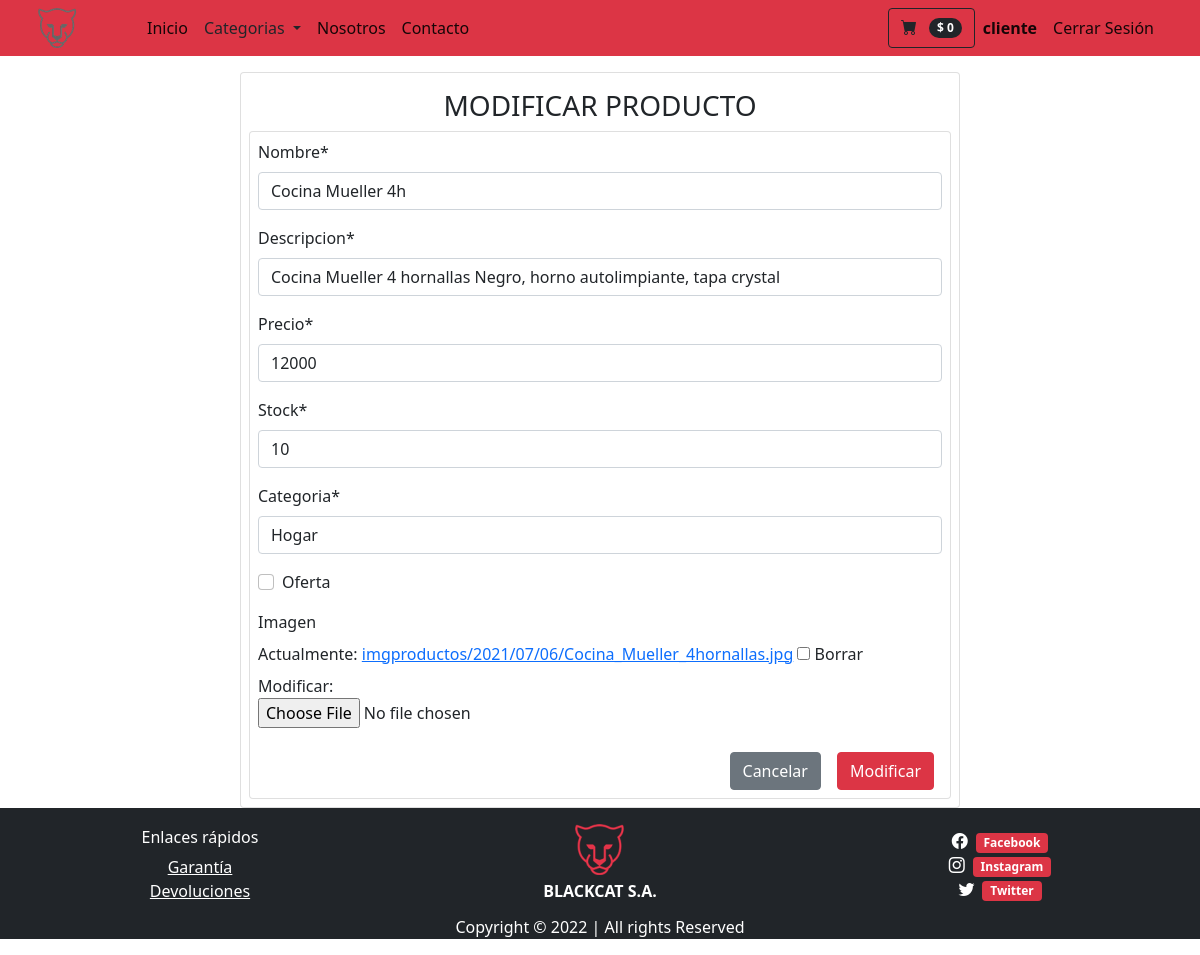
The app's page /editproducto/30/ (signed in) with its own data.
### tienda/models.py (models this page shows, shortened)
class Productos(models.Model):
    nombre = models.CharField(max_length=100)
    imagen = models.ImageField(upload_to='imgproductos/%Y/%m/%d', blank=True)
    descripcion = models.CharField(max_length=500)
    precio = models.IntegerField()
    stock = models.IntegerField(null=True, default=0)
    categoria = models.ForeignKey(Categorias, on_delete=models.PROTECT)
    oferta = models.BooleanField(default=False)
    class Meta:
        db_table = 'productos'
        verbose_name = 'Producto'
        verbose_name_plural = 'Productos'
        ordering = ['id']

class Categorias(models.Model):
    nombre = models.CharField(max_length=100)
    def __str__(self):
        return self.nombre
    class Meta:
        db_table = "categorias"
        verbose_name = 'Categoria'
        verbose_name_plural = 'Categorias'
        ordering = ['id']

### tienda/views.py (the view, shortened to what this page needs)
# urls.py: path('editproducto/<id>/', views.editarProducto, name='editproducto'),
@login_required(login_url='/login')
def editarProducto(request, id):
    producto = get_object_or_404(Productos, id=id)
    data = {
        'form': ProductoForm(instance=producto)
    }
    return render(request, 'producto/modificar.html', data)

### tienda/forms.py
class ProductoForm(forms.ModelForm):
    class Meta:
        model = Productos
        fields = ["nombre", "descripcion", "precio", "stock", "categoria", "oferta", "imagen"]

### tienda/context_processors.py (called while the page is built)
def extras(request):
	lista_categorias = Categorias.objects.all().order_by('nombre')
	return {'categorias':lista_categorias}

def importe_total_carro(request):
	total=0
	if request.user.is_authenticated:
		if "carro" in request.session:
			for key, value in request.session["carro"].items():
				total= total + int(value["precio"])
	return {"importe_total_carro":total}

### templates/producto/modificar.html (shortened to what this page needs)
{% extends 'layouts/tienda.html' %} {% block content %}
<div class="container-fluid">
    <div class="row">
        <div class="col-sm-8 mx-auto animate__animated animate__backInRight animate__delay-0.5s mt-3">
            {{ mensaje }} {% load crispy_forms_tags %}
            <div class="card p-2">
                <h3 class="animate__animated animate__bounceInDown animate__delay-1s text-center my-2">MODIFICAR PRODUCTO</h3>
                <div class="card body p-2">
                    <form action="" method="post" enctype="multipart/form-data">
                        {% csrf_token %} {{ form | crispy }}
                        <div class="d-flex justify-content-end">
                            <a href="/listarproductos" class="btn btn-secondary mt-2 mx-2" button ">Cancelar</a>
                            <button type="submit " class="btn btn-danger mt-2 mx-2 " button ">Modificar</a>
                        </div>
                    </form>
                </div>
            </div>
        </div>
    </div>
</div>
{% endblock %}

### templates/layouts/tienda.html (shortened to what this page needs)
{% load static %}
<!DOCTYPE html>
<html lang="es">
<head>
    <link href="https://cdn.jsdelivr.net/npm/bootstrap-icons@1.5.0/font/bootstrap-icons.css" rel="stylesheet" />
    <link rel="stylesheet" href="https://cdn.jsdelivr.net/npm/bootstrap@4.5.3/dist/css/bootstrap.min.css">
    <link rel="stylesheet" href="https://cdnjs.cloudflare.com/ajax/libs/animate.css/4.1.1/animate.min.css" />
    <link href="{% static 'css/styles.css' %}" rel="stylesheet" />
</head>
<body>
    <nav class="navbar navbar-expand-lg navbar-light bg-danger sticky-top">
        <div class="container px-2 px-lg-2">
            <a class="navbar-logo" href="/">
                <img class="img-fluid" src="{% static 'assets/logo2.png' %}" width="50%" heigth="50%" alt="logo">
            </a>
            <div class="collapse navbar-collapse" id="navbarSupportedContent">
                <ul class="navbar-nav me-auto mb-2 mb-lg-0 ms-lg-4">
                    <li class="nav-item">
                        <a class="nav-link active" aria-current="page" href="/"></span>
                            Inicio
                        </a>
                    </li>
                    <div class="dropdown show">
                        <a class="nav-link dropdown-toggle text-dark" href="#" role="button" id="dropdownMenuLink" data-toggle="dropdown" aria-haspopup="true" aria-expanded="false">
                            Categorias
                        </a>
                    </div>
                    <li class="nav-item">
                        <a class="nav-link active" aria-current="page" href="/nosotros">
                            Nosotros
                        </a>
                    </li>
                    <li class="nav-item">
                        <a class="nav-link active" aria-current="page" href="/contacto">
                            Contacto
                        </a>
                    </li>
                </ul>
                <ul class="navbar-nav d-flex ml-auto mb-2 mb-lg-0 ms-lg-4">
                    {% if user.is_authenticated %}
                    {% load humanize %}
                    <div class="d-flex">
                        <a href="{% url 'tienda:viewcart' %}" class="btn btn-outline-dark">
                            <i class="bi-cart-fill me-1"></i>
                            <span class="badge bg-dark text-white ms-1 rounded-pill">$ {{ importe_total_carro | intcomma }}</span>
                        </a>
                    </div>
                    <li class="nav-item">
                        <a class="nav-link active" aria-current="page" href="#">
                            <b>{{ user.username }}</b>
                        </a>
                    </li>
                    <li class="nav-item">
                        <a class="nav-link active" aria-current="page" href="{% url 'logout' %}">
                                    Cerrar Sesión
                            </a>
                    </li>
                    {% endif %}
                </ul>
            </div>
        </div>
    </nav>
    <section class="container">
        {% block content%} {% endblock %}
    </section>
    <footer class="container-fluid my-0 pt-3 pb-0 bg-dark">
        <div class="row">
            <ul class="col-4 list-unstyled text-center mx-auto my-auto">
                <h6 class="text-white">Enlaces rápidos</h6>
                <li class="list-unstyled text-white">
                    <a href="/garantia" class="stretched-link text-white">Garantía</a></li>
                <li>
                    <a href="/devoluciones" class="stretched-link text-white">Devoluciones</a></li>
            </ul>
            <ul class="col-4 list-unstyled text-center mx-auto my-auto">
                <img class="img-fluid pb-1 " src="{% static 'assets/logo.png' %}" alt="logo">
                <p class="font-weight-bold text-white text-center mb-1">BLACKCAT S.A.</p>
            </ul>
            <ul class="col-4 list-unstyled my-auto mx-auto text-center">
                {% load bootstrap_icons %}
                <li>
                    <a href="#"> <i class="bi bi-facebook text-white mr-2"></i><span class="badge badge-danger">Facebook</span> </a>
                </li>
                <li>
                    <a href="#"> <i class="bi bi-instagram text-white mr-2"></i><span class="badge badge-danger">Instagram</span> </a>
                </li>
                <li>
                    <a href="#"> <i class="bi bi-twitter text-white mr-2"></i><span class="badge badge-danger">Twitter</span> </a>
                </li>
            </ul>
        </div>
        <div class="text-center">
            <p class="pt-2 text-white">Copyright &copy; 2022 | All rights Reserved</p>
        </div>
    </footer>
</body>
</html>

### records on screen
Productos: nombre "Cocina Mueller 4h", descripcion "Cocina Mueller 4 hornallas Negro, horno autolimpiante, tapa crystal", precio "12000", stock "10", categoria "Hogar"

### other values on screen
{{ importe_total_carro | intcomma }} "0"
{{ user.username }} "cliente"
